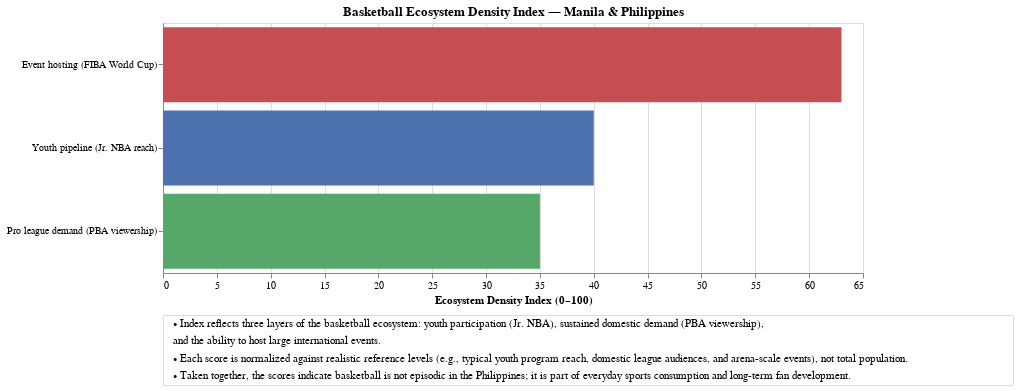

Notebook cell for this chart:
### Markdown cell above
## Visual 5: Basketball Ecosystem Density in Manila (Context, Not Competition)

### Code cell
import altair as alt
import pandas as pd

# Composite index data
ecosystem_data = pd.DataFrame({
    "metric": [
        "Youth pipeline (Jr. NBA reach)",
        "Pro league demand (PBA viewership)",
        "Event hosting (FIBA World Cup)"
    ],
    "index_score": [
        40,   # 2M / 5M * 100
        35, # 975k / 5M * 100
        63    # 38k / 60k * 100
    ]
})

ecosystem_chart = alt.Chart(ecosystem_data).mark_bar().encode(
    x=alt.X(
        "index_score:Q",
        title="Ecosystem Density Index (0–100)"
    ),
    y=alt.Y(
        "metric:N",
        sort="-x",
        title=None
    ),
    color=alt.Color(
        "metric:N",
        legend=None,
        scale=alt.Scale(
            domain=[
                "Youth pipeline (Jr. NBA reach)",
                "Pro league demand (PBA viewership)",
                "Event hosting (FIBA World Cup)"
            ],
            range=["#4c72b0", "#55a868", "#c44e52"]
        )
    ),
    tooltip=[
        alt.Tooltip("metric:N", title="Ecosystem Metric"),
        alt.Tooltip("index_score:Q", title="Index (0–100)", format=".1f")
    ]
).properties(
    width=700,
    height=250,
    title=alt.TitleParams(
        text="Basketball Ecosystem Density Index — Manila & Philippines",
    )
)


footnotes = pd.DataFrame({
    "text": [
        "• Index reflects three layers of the basketball ecosystem: youth participation (Jr. NBA), sustained domestic demand (PBA viewership),",
        "  and the ability to host large international events.",
        "• Each score is normalized against realistic reference levels (e.g., typical youth program reach, domestic league audiences, and arena-scale events), not total population.",
        "• Taken together, the scores indicate basketball is not episodic in the Philippines; it is part of everyday sports consumption and long-term fan development."
    ],
    "row": [0, 1, 2, 3]
})



notes = alt.Chart(footnotes).mark_text(
    align="left",
    fontSize=11
).encode(
    x=alt.value(10),          
    y=alt.Y("row:O", axis=None),
    text="text:N"
).properties(
    width=850,              
    height=70                
)


final_chart = alt.vconcat(
    ecosystem_chart,   
    notes,
    spacing=8
)

final_chart

### Figure 1 — Vega-Lite specification as saved in the notebook (floating-point values rounded to 4 significant figures)
{"config": {"view": {"continuousWidth": 300, "continuousHeight": 300}}, "vconcat": [{"data": {"name": "data-b5db2f3086478d200cfbaa1f7b5ac2fc"}, "mark": {"type": "bar"}, "encoding": {"color": {"field": "metric", "legend": null, "scale": {"domain": ["Youth pipeline (Jr. NBA reach)", "Pro league demand (PBA viewership)", "Event hosting (FIBA World Cup)"], "range": ["#4c72b0", "#55a868", "#c44e52"]}, "type": "nominal"}, "tooltip": [{"field": "metric", "title": "Ecosystem Metric", "type": "nominal"}, {"field": "index_score", "format": ".1f", "title": "Index (0–100)", "type": "quantitative"}], "x": {"field": "index_score", "title": "Ecosystem Density Index (0–100)", "type": "quantitative"}, "y": {"field": "metric", "sort": "-x", "title": null, "type": "nominal"}}, "height": 250, "title": {"text": "Basketball Ecosystem Density Index — Manila & Philippines"}, "width": 700}, {"data": {"name": "data-139e490748b9cfb2f8e16599c5f77341"}, "mark": {"type": "text", "align": "left", "fontSize": 11}, "encoding": {"text": {"field": "text", "type": "nominal"}, "x": {"value": 10}, "y": {"axis": null, "field": "row", "type": "ordinal"}}, "height": 70, "width": 850}], "spacing": 8, "$schema": "https://vega.github.io/schema/vega-lite/v5.20.1.json", "datasets": {"data-b5db2f3086478d200cfbaa1f7b5ac2fc": [{"metric": "Youth pipeline (Jr. NBA reach)", "index_score": 40}, {"metric": "Pro league demand (PBA viewership)", "index_score": 35}, {"metric": "Event hosting (FIBA World Cup)", "index_score": 63}], "data-139e490748b9cfb2f8e16599c5f77341": [{"text": "• Index reflects three layers of the basketball ecosystem: youth participation (Jr. NBA), sustained domestic demand (PBA viewership),", "row": 0}, {"text": "  and the ability to host large international events.", "row": 1}, {"text": "• Each score is normalized against realistic reference levels (e.g., typical youth program reach, domestic league audiences, and arena-scale events), not total population.", "row": 2}, {"text": "• Taken together, the scores indicate basketball is not episodic in the Philippines; it is part of everyday sports consumption and long-term fan development.", "row": 3}]}}
